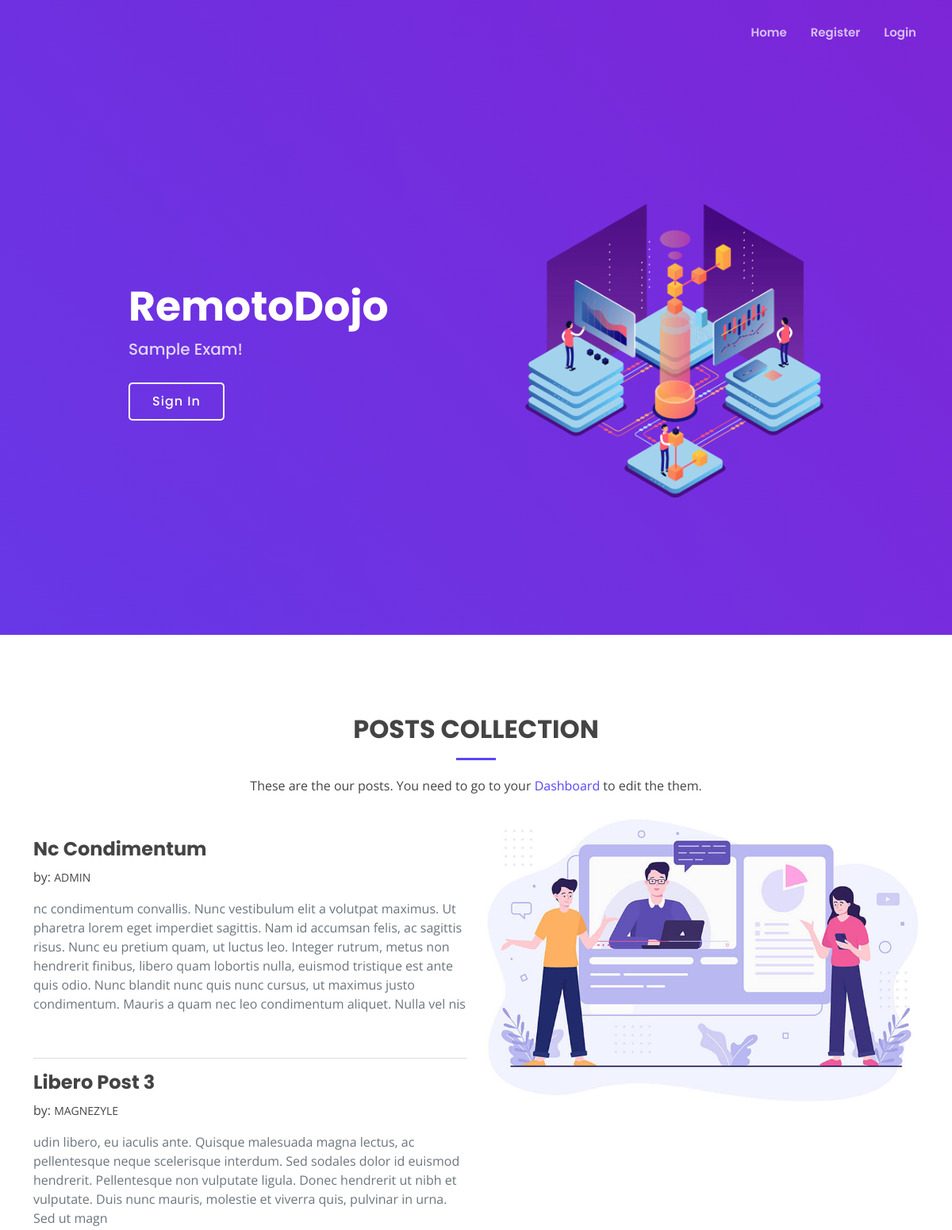
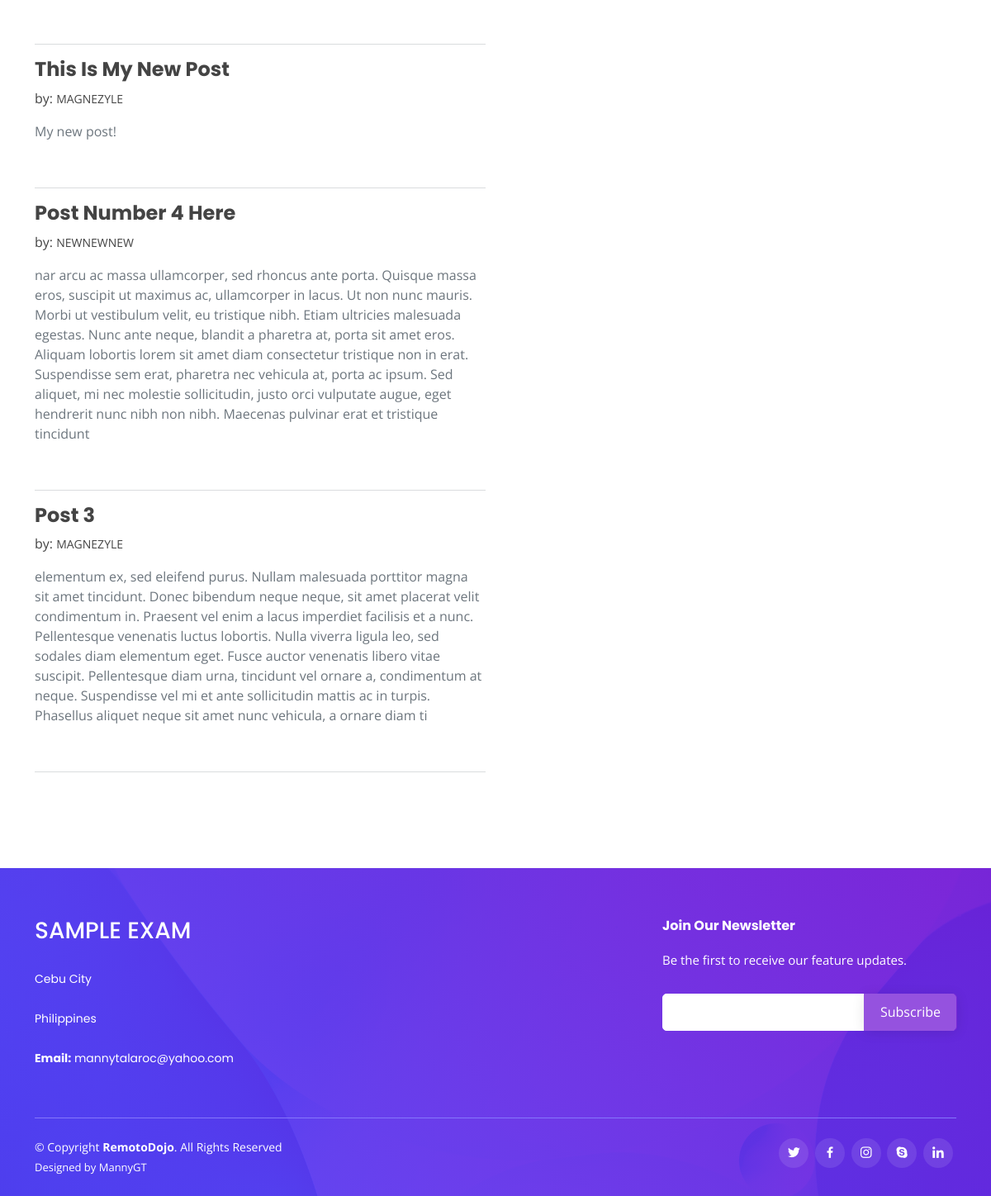
The page / on the database its author committed (2 pictures, top to bottom).
### coreapp/models.py (models this page shows, shortened)
class Post(models.Model):
    title = models.CharField(max_length=100)
    description = models.TextField()
    published = models.BooleanField(default=False)
    timestamp = models.DateTimeField(auto_now_add=True)
    owner = models.ForeignKey(Account, on_delete=models.CASCADE)

### account/models.py (models this page shows, shortened)
class Account(AbstractBaseUser):
    email = models.EmailField(verbose_name="email", max_length=255, unique=True)
    username = models.CharField(max_length=255, unique=True)
    first_name = models.CharField(max_length=100, blank=True, null=True)
    last_name = models.CharField(max_length=100, blank=True, null=True)
    date_joined = models.DateTimeField(verbose_name="date joined", auto_now_add=True)
    date_joined = models.DateTimeField(verbose_name="last login", auto_now=True)
    is_admin = models.BooleanField(default=False)
    is_active = models.BooleanField(default=True)
    is_staff = models.BooleanField(default=False)
    is_superuser = models.BooleanField(default=False)
    profile_image = models.ImageField(upload_to=get_profile_image_filepath, blank=True, null=True, default=get_default_profile_image)
    hide_email = models.BooleanField(default=True)
    objects = MyAccountManager()
    USERNAME_FIELD = 'email'
    REQUIRED_FIELDS = ['username']
    def __str__(self):
        return self.username
    def get_profile_image_filepath(self):
        return str(self.profile_image)[str(self.profile_image).index(f'profile_images/{self.pk}/'):]

### coreapp/views.py (the view)
# urls.py: path('', home, name='home'),
def home(request):
    posts = Post.objects.filter(published=True).order_by('-id')
    return render(request, 'coreapp/home.html', {'posts': posts})

### templates/coreapp/home.html
{% extends 'snippets/base.html' %}
{% load static %}
{% block content %}
{% include 'snippets/hero.html' %}
<main id="main">
    <section id="home" class="home">
      <div class="container">
        <div class="section-title">
          <h2>Posts Collection</h2>
          <p>These are the our posts. You need to go to your <a href="{% url 'dashboard' %}#dashboard">Dashboard</a> to edit the them.</p>
        </div>
        <div class="row">
          <div class="col-lg-6 order-1 order-lg-2" data-aos="zoom-in" data-aos-delay="150">
            <img src="{% static 'img/about.jpg' %}" class="img-fluid" alt="">
          </div>
          <div class="col-lg-6 pt-4 pt-lg-0 order-2 order-lg-1 content" data-aos="fade-right">
            <br />
            {% for post in posts %}
            <h4 class="fw-bold">{{ post.title | title }}</h4>
            <p>by: <span class="text-end"><small >{{ post.owner | upper }}</small></span></p>
            <p class="text-secondary">{{ post.description }}</p>
            <br />
            <hr class="text-muted" />
            {% endfor %}
          </div>
        </div>
      </div>
    </section>
  </main>
{% endblock %}

### templates/snippets/base.html (shortened to what this page needs)
{% load static %}
{% include 'snippets/header.html' %}
{% include 'snippets/nav.html' %}
{% block content %}{% endblock content %}
{% include 'snippets/footer.html' %}

### templates/snippets/header.html (shortened to what this page needs)
{% load static %}
<!DOCTYPE html>
<html lang="en">
<head>
  <link href="{% static 'vendor/aos/aos.css' %}" rel="stylesheet">
  <link href="{% static 'vendor/bootstrap/css/bootstrap.min.css' %}" rel="stylesheet">
  <link href="{% static 'vendor/bootstrap-icons/bootstrap-icons.css' %}" rel="stylesheet">
  <link href="{% static 'vendor/boxicons/css/boxicons.min.css' %}" rel="stylesheet">
  <link href="{% static 'vendor/glightbox/css/glightbox.min.css' %}" rel="stylesheet">
  <link href="{% static 'vendor/swiper/swiper-bundle.min.css' %}" rel="stylesheet">
  <link href="{% static 'css/style.css' %}" rel="stylesheet">
</head>
<body>

### templates/snippets/nav.html (shortened to what this page needs)
{% load static %}
<header id="header" class="fixed-top ">
    <div class="container d-flex align-items-center justify-content-between">
      <nav id="navbar" class="navbar">
        <ul>
          <li><a class="nav-link scrollto" href="{% url 'home' %}#home">Home</a></li>
          {% if not request.user.is_authenticated %}
          <li><a class="nav-link scrollto" href="{% url 'register' %}#register">Register</a></li>
          {% endif %}
          {% if request.user.is_authenticated %}
          <li class="dropdown"><a href="#"><span>{{request.user.first_name|title}}</span> <i class="bi bi-chevron-down"></i></a>
            <ul>
              <li><a href="{% url 'account' %}#account">Account</a></li>
              <li><a href="{% url 'addpost' %}#addpost">Add Post</a></li>
              <li><a href="{% url 'dashboard' %}#dashboard">Dashboard</a></li>
              <li><a href="{% url 'logout' %}">Logout</a></li>
            </ul>
          </li>
          {% else %}
           <li><a class="nav-link scrollto" href="{% url 'login' %}#login">Login</a></li>
          {% endif %}
        </ul>
      </nav>
    </div>
  </header>

### templates/snippets/hero.html
{% load static %}
<section id="hero" class="d-flex align-items-center">
    <div class="container-fluid" data-aos="fade-up">
      <div class="row justify-content-center">
        <div class="col-xl-5 col-lg-6 pt-3 pt-lg-0 order-2 order-lg-1 d-flex flex-column justify-content-center">
          <h1>RemotoDojo</h1>
          <h2>Sample Exam!</h2>
          <div><a href="{% url 'login' %}#login" class="btn-get-started scrollto">Sign In</a></div>
        </div>
        <div class="col-xl-4 col-lg-6 order-1 order-lg-2 hero-img" data-aos="zoom-in" data-aos-delay="150">
          <img src="{% static 'img/hero-img.png' %}" class="img-fluid animated" alt="">
        </div>
      </div>
    </div>
  </section>

### templates/snippets/footer.html (shortened to what this page needs)
{% load static %}
<footer id="footer">
    <div class="footer-top">
      <div class="container">
        <div class="row">
          <div class="col-lg-3 col-md-6 footer-contact">
            <h3>Sample Exam</h3>
            <p>
              Cebu City <br>
              <br>
              Philippines <br><br>
              <strong>Email:</strong> mannytalaroc@yahoo.com<br>
            </p>
          </div>
          <div class="col-lg-2 col-md-6 footer-links">
          </div>
          <div class="col-lg-3 col-md-6 footer-links">
          </div>
          <div class="col-lg-4 col-md-6 footer-newsletter">
            <h4>Join Our Newsletter</h4>
            <p>Be the first to receive our feature updates.</p>
            <form action="" method="post">
              <input type="email" name="email"><input type="submit" value="Subscribe">
            </form>
          </div>
        </div>
      </div>
    </div>
    <div class="container">
      <div class="copyright-wrap d-md-flex py-4">
        <div class="me-md-auto text-center text-md-start">
          <div class="copyright">
            &copy; Copyright <strong><span>RemotoDojo</span></strong>. All Rights Reserved
          </div>
          <div class="credits">
            Designed by <a href="#">MannyGT</a>
          </div>
        </div>
        <div class="social-links text-center text-md-right pt-3 pt-md-0">
          <a href="#" class="twitter"><i class="bx bxl-twitter"></i></a>
          <a href="#" class="facebook"><i class="bx bxl-facebook"></i></a>
          <a href="#" class="instagram"><i class="bx bxl-instagram"></i></a>
          <a href="#" class="google-plus"><i class="bx bxl-skype"></i></a>
          <a href="#" class="linkedin"><i class="bx bxl-linkedin"></i></a>
        </div>
      </div>
    </div>
  </footer>
</body>
</html>

### static/css/style.css (style rules this page uses)
body { font-family: "Open Sans", sans-serif; color: #444444; }
a { color: #5846f9; text-decoration: none; }
h1, h2, h3, h4, h5, h6 { font-family: "Poppins", sans-serif; }
#header { transition: all 0.5s; z-index: 997; padding: 20px 0; }
.navbar { padding: 0; }
.navbar ul { margin: 0; padding: 0; display: flex; list-style: none; align-items: center; }
.navbar li { position: relative; }
.navbar > ul > li { padding: 10px 0 10px 24px; }
.navbar a, .navbar a:focus { display: flex; align-items: center; justify-content: space-between; padding: 0 3px; font-family: "Poppins", sans-serif; font-size: 15px; font-weight: 600; color: rgba(255, 255, 255, 0.7); white-space: nowrap; transition: 0.3s; position: relative; }
.navbar > ul > li > a:before { content: ""; position: absolute; width: 100%; height: 2px; bottom: -5px; left: 0; background-color: #fff; visibility: hidden; width: 0px; transition: all 0.3s ease-in-out 0s; }
#hero { width: 100%; height: 100vh; background: linear-gradient(45deg, rgba(86, 58, 250, 0.9) 0%, rgba(116, 15, 214, 0.9) 100%), url("../img/hero-bg.jpg") center center no-repeat; background-size: cover; }
#hero .container, #hero .container-fluid { padding-top: 84px; }
#hero h1 { margin: 0; font-size: 52px; font-weight: 700; line-height: 64px; color: #fff; }
#hero h2 { color: rgba(255, 255, 255, 0.8); margin: 10px 0 0 0; font-size: 20px; }
#hero .btn-get-started { font-family: "Poppins", sans-serif; font-weight: 500; font-size: 16px; letter-spacing: 1px; display: inline-block; padding: 10px 28px; border-radius: 5px; transition: 0.5s; margin-top: 30px; color: #fff; border: 2px solid #fff; }
#hero .animated { animation: up-down 2s ease-in-out infinite alternate-reverse both; }
@media (min-width: 1200px) { #hero { background-attachment: fixed; } }
section { padding: 100px 0; overflow: hidden; }
.section-title { text-align: center; padding-bottom: 30px; }
.section-title h2 { font-size: 32px; font-weight: bold; text-transform: uppercase; margin-bottom: 20px; padding-bottom: 20px; position: relative; }
.section-title h2::after { content: ""; position: absolute; display: block; width: 50px; height: 3px; background: #5846f9; bottom: 0; left: calc(50% - 25px); }
.section-title p { margin-bottom: 0; }
#footer { color: #fff; font-size: 14px; background: linear-gradient(45deg, rgba(86, 58, 250, 0.9) 0%, rgba(116, 15, 214, 0.9) 100%), url("../img/hero-bg.jpg") center center no-repeat; background-size: cover; }
#footer .footer-top { padding: 60px 0 30px 0; position: relative; }
#footer .footer-top .footer-contact { margin-bottom: 30px; }
#footer .footer-top .footer-contact h3 { font-size: 28px; margin: 0 0 30px 0; padding: 2px 0 2px 0; line-height: 1; font-weight: 500; text-transform: uppercase; }
#footer .footer-top .footer-contact p { font-size: 14px; line-height: 24px; margin-bottom: 0; font-family: "Poppins", sans-serif; }
#footer .footer-top h4 { font-size: 16px; font-weight: bold; position: relative; padding-bottom: 12px; }
#footer .footer-top .footer-links { margin-bottom: 30px; }
#footer .footer-newsletter { font-size: 15px; }
#footer .footer-newsletter h4 { font-size: 16px; font-weight: bold; position: relative; padding-bottom: 12px; }
#footer .footer-newsletter form { margin-top: 30px; background: #fff; padding: 6px 10px; position: relative; border-radius: 5px; text-align: left; border: 1px solid white; }
#footer .footer-newsletter form input[type=email] { border: 0; padding: 4px 8px; width: calc(100% - 100px); }
#footer .footer-newsletter form input[type=submit] { position: absolute; top: -1px; right: -2px; bottom: -1px; border: 0; background: none; font-size: 16px; padding: 0 20px; background: rgba(123, 39, 216, 0.8); color: #fff; transition: 0.3s; border-radius: 0 5px 5px 0; box-shadow: 0px 2px 15px rgba(0, 0, 0, 0.1); }
#footer .copyright-wrap { border-top: 1px solid #8577fb; }
#footer .credits { padding-top: 5px; font-size: 13px; color: #fff; }
#footer .credits a { color: #fff; }
#footer .social-links a { font-size: 18px; display: inline-block; background: rgba(255, 255, 255, 0.1); color: #fff; line-height: 1; padding: 8px 0; margin-right: 4px; border-radius: 50%; text-align: center; width: 36px; height: 36px; transition: 0.3s; }

### rows shown on the page
Post: title "Nc Condimentum", owner "ADMIN", description "nc condimentum convallis. Nunc vestibulum elit a volutpat maximus. Ut pharetra lorem eget imperdiet sagittis. Nam id accumsan felis, ac sagittis risus. Nunc eu pretium quam, ut luctus leo. Integer rutrum, metus non hendrerit finibus, libero quam lobortis nulla, euismod tristique est ante quis odio. Nunc blandit nunc quis nunc cursus, ut maximus justo condimentum. Mauris a quam nec leo condimentum aliquet. Nulla vel nis"
Post: title "Libero Post 3", owner "MAGNEZYLE", description "udin libero, eu iaculis ante. Quisque malesuada magna lectus, ac pellentesque neque scelerisque interdum. Sed sodales dolor id euismod hendrerit. Pellentesque non vulputate ligula. Donec hendrerit ut nibh et vulputate. Duis nunc mauris, molestie et viverra quis, pulvinar in urna. Sed ut magn"
Post: title "This Is My New Post", owner "MAGNEZYLE", description "My new post!"
Post: title "Post Number 4 Here", owner "NEWNEWNEW", description "nar arcu ac massa ullamcorper, sed rhoncus ante porta. Quisque massa eros, suscipit ut maximus ac, ullamcorper in lacus. Ut non nunc mauris. Morbi ut vestibulum velit, eu tristique nibh. Etiam ultricies malesuada egestas. Nunc ante neque, blandit a pharetra at, porta sit amet eros. Aliquam lobortis lorem sit amet diam consectetur tristique non in erat. Suspendisse sem erat, pharetra nec vehicula at, porta ac ipsum. Sed aliquet, mi nec molestie sollicitudin, justo orci vulputate augue, eget hendrerit nunc nibh non nibh. Maecenas pulvinar erat et tristique tincidunt"
Post: title "Post 3", owner "MAGNEZYLE", description "elementum ex, sed eleifend purus. Nullam malesuada porttitor magna sit amet tincidunt. Donec bibendum neque neque, sit amet placerat velit condimentum in. Praesent vel enim a lacus imperdiet facilisis et a nunc. Pellentesque venenatis luctus lobortis. Nulla viverra ligula leo, sed sodales diam elementum eget. Fusce auctor venenatis libero vitae suscipit. Pellentesque diam urna, tincidunt vel ornare a, condimentum at neque. Suspendisse vel mi et ante sollicitudin mattis ac in turpis. Phasellus aliquet neque sit amet nunc vehicula, a ornare diam ti"
